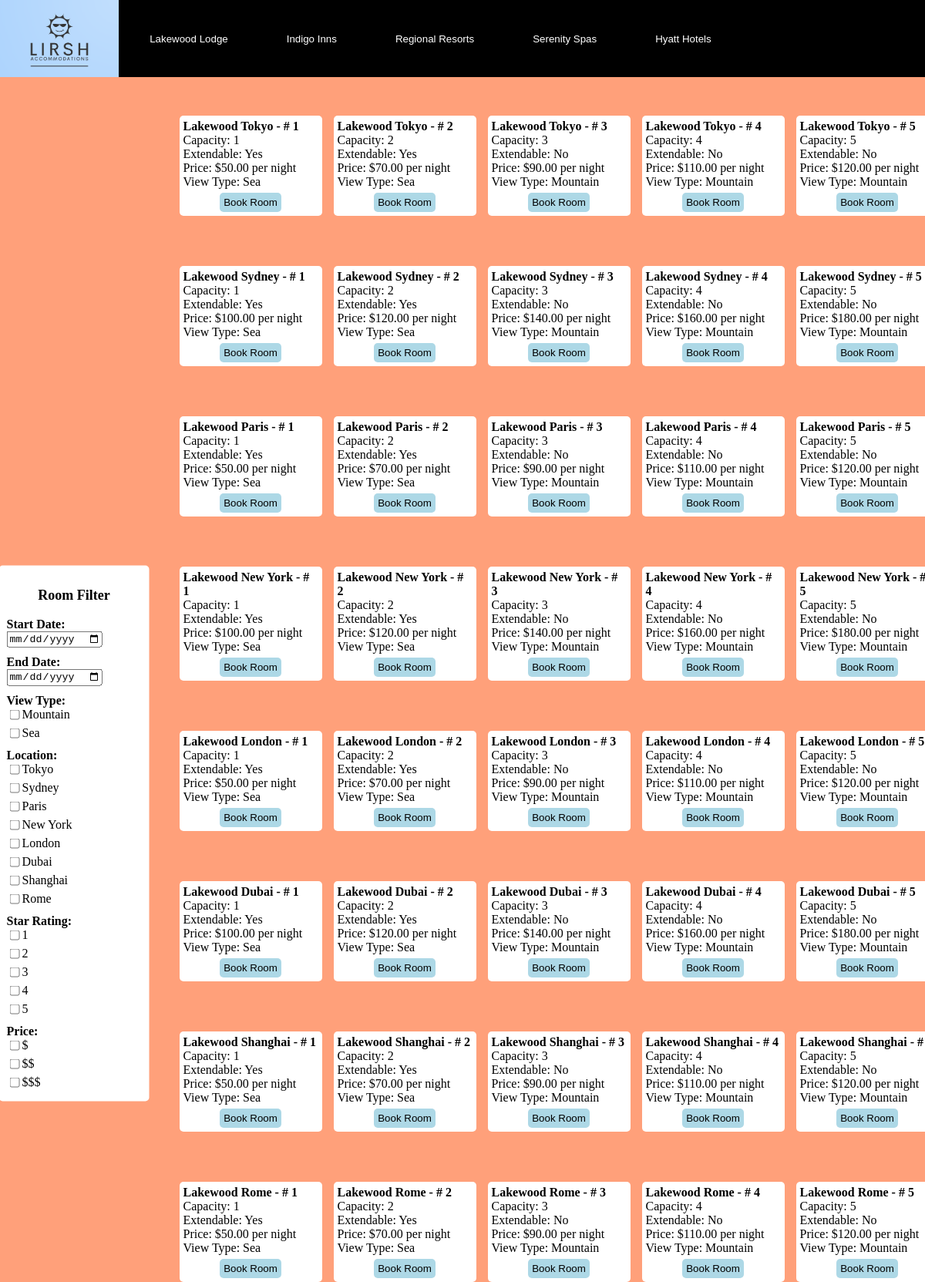
Page /lakewood.php on the committed database.
### tables this page shows
CREATE TABLE Room (
    room_number INT,
    capacity INT,
    view_type VARCHAR(255),
    price DECIMAL(10, 2),
    extendable BOOLEAN,
    hotel_name VARCHAR(255),
    room_status VARCHAR(255) DEFAULT 'available',
    INDEX hotel_name_index (hotel_name),
    FOREIGN KEY (hotel_name) REFERENCES Hotel(hotel_name)
);

### lakewood.php (the view, shortened to what this page needs)
<!DOCTYPE html>
<html>
<head>
</head>
<body>
  <div class="header">
    <button class="logo-button" onclick="use_header('index')">
      <img src="logo.png">
    </button>
    <button class="header-button" onclick="use_header('lakewood')">Lakewood Lodge</button>
    <button class="header-button" onclick="use_header('indigo')">Indigo Inns</button>
    <button class="header-button" onclick="use_header('regional')">Regional Resorts</button>
    <button class="header-button" onclick="use_header('serenity')">Serenity Spas</button>
    <button class="header-button" onclick="use_header('hyatt')">Hyatt Hotels</button>
  </div>
   <div class="filter-box">
        <p class="filter-label">Room Filter</p>
        <div class="filter-options">
          <label>Start Date:</label>
          <div class="date-item"><input type="date" id = "start-date" onchange = "apply_filter()"></div>
          <label>End Date:</label>
          <div class="date-item"><input type="date" id = "end-date" onchange = "apply_filter()"></div>
          <label>View Type:</label>
          <div class="checkbox-item"><input type="checkbox" id = "mountain-view" onchange = "apply_filter()">Mountain</div>
          <div class="checkbox-item"><input type="checkbox" id = "sea-view" onchange = "apply_filter()">Sea</div>
          <label>Location:</label>
          <div class="checkbox-item"><input type="checkbox" id = "tokyo" onchange = "apply_filter()">Tokyo</div>
          <div class="checkbox-item"><input type="checkbox" id = "sydney" onchange = "apply_filter()">Sydney</div>
          <div class="checkbox-item"><input type="checkbox" id = "paris" onchange = "apply_filter()">Paris</div>
          <div class="checkbox-item"><input type="checkbox" id = "ny" onchange = "apply_filter()">New York</div>
          <div class="checkbox-item"><input type="checkbox" id = "london" onchange = "apply_filter()">London</div>
          <div class="checkbox-item"><input type="checkbox" id = "dubai" onchange = "apply_filter()">Dubai</div>
          <div class="checkbox-item"><input type="checkbox" id = "shanghai" onchange = "apply_filter()">Shanghai</div>
          <div class="checkbox-item"><input type="checkbox" id = "rome" onchange = "apply_filter()">Rome</div>
          <label>Star Rating:</label>
          <div class="checkbox-item"><input type="checkbox" id = "one-star" onchange = "apply_filter()">1</div>
          <div class="checkbox-item"><input type="checkbox" id = "two-star" onchange = "apply_filter()">2</div>
          <div class="checkbox-item"><input type="checkbox" id = "three-star" onchange = "apply_filter()">3</div>
          <div class="checkbox-item"><input type="checkbox" id = "four-star" onchange = "apply_filter()">4</div>
          <div class="checkbox-item"><input type="checkbox" id = "five-star" onchange = "apply_filter()">5</div>
          <label>Price:</label>
          <div class="checkbox-item"><input type="checkbox" id = "low" onchange = "apply_filter()">$</div>
          <div class="checkbox-item"><input type="checkbox" id = "mid" onchange = "apply_filter()">$$</div>
          <div class="checkbox-item"><input type="checkbox" id = "high" onchange = "apply_filter()">$$$</div>
        </div>
      </div>
    <div class="room-list">
        <?php
        $conn = new mysqli("localhost", "u547136864_jameshepburn", "James@300191654", "u547136864_ehotels");
        $locations = array(
            "Tokyo" => "lakewood tokyo",
            "Sydney" => "lakewood sydney",
            "Paris" => "lakewood paris",
            "New York" => "lakewood new york",
            "London" => "lakewood london",
            "Dubai" => "lakewood dubai",
            "Shanghai" => "lakewood shanghai",
            "Rome" => "lakewood rome"
        );
        foreach ($locations as $location => $hotel_name) {
            $query = "SELECT r.*, h.number_of_stars AS category
                      FROM Room r
                      INNER JOIN Hotel h ON r.hotel_name = h.hotel_name
                      WHERE r.hotel_name = '$hotel_name'";
            $result = $conn->query($query);
            while ($row = $result->fetch_assoc()) {
                echo "<div class='room-item' data-view-type='" . $row["view_type"] . "' data-star-rating='" . $row["category"] . "' data-hotel-name='" . $row["hotel_name"] . "' data-cost='" . $row["price"] . "'>";
                echo "<strong>" . $row["hotel_name"] . " - # " . $row["room_number"] . "</strong>" . "<br>";
                echo "Capacity: " . $row["capacity"] . "<br>";
                echo "Extendable: " . ($row["extendable"] ? "Yes" : "No") . "<br>";
                echo "Price: $" . $row["price"] . " per night<br>";
                echo "View Type: " . $row["view_type"] . "<br>";
                echo "<button class='book-button' onclick=\"ToBooking('bookroom.php', '{$row["hotel_name"]}', '{$row["room_number"]}', '{$row["capacity"]}', '{$row["price"]}', '{$row["view_type"]}')\">Book Room</button>";
                echo "</div>";
            }
        }
        ?>
    </div>
</body>
</html>

### lakewood.php (style rules this page uses)
body { background-color: lightsalmon; margin: 0; padding: 0; text-align: center; }
.header { background-color: black; text-align: left; }
.logo-button { top: 0; left: 0; padding: 0; }
.header-button { margin: 0 30px; }
.header-button, .logo-button img, .logo-button { background-color: transparent; color: white; border: none; height: 100px; vertical-align: middle; cursor: pointer; }
.filter-box { background-color: #fff; width: 175px; height: 675px; padding: 10px; border-radius: 5px; box-shadow: 0 0 10px rgba (0, 0, 0, 0.2); position: absolute; top: 65%; left: 8%; transform: translate(-50%, -50%); text-align: left; }
.filter-label { font-weight: bolder; font-size: large; text-align: center; }
.checkbox-item, .date-item { display: flex; align-items: center; margin-bottom: 5px; }
label { font-weight: bold; margin-top: 10px; display: block; }
.room-list { display: grid; grid-template-columns: repeat(5, 1fr); gap: 15px; justify-content: center; margin-left: 250px; }
.room-item { text-align: left; display: inline-block; margin-top: 50px; background-color: white; padding: 5px; border-radius: 5px; width: 175px; }
.book-button { display: block; margin: 0 auto; background-color: lightblue; border: none; padding: 5px; margin-top: 5px; border-radius: 5px; cursor: pointer; }

### rows in the picture
room: hotel_name "Lakewood Tokyo", room_number "1", capacity "1", extendable "Yes", price "50.00", view_type "Sea"
room: hotel_name "Lakewood Tokyo", room_number "2", capacity "2", extendable "Yes", price "70.00", view_type "Sea"
room: hotel_name "Lakewood Tokyo", room_number "3", capacity "3", extendable "No", price "90.00", view_type "Mountain"
room: hotel_name "Lakewood Tokyo", room_number "4", capacity "4", extendable "No", price "110.00", view_type "Mountain"
room: hotel_name "Lakewood Tokyo", room_number "5", capacity "5", extendable "No", price "120.00", view_type "Mountain"
room: hotel_name "Lakewood Sydney", room_number "1", capacity "1", extendable "Yes", price "100.00", view_type "Sea"
room: hotel_name "Lakewood Sydney", room_number "2", capacity "2", extendable "Yes", price "120.00", view_type "Sea"
room: hotel_name "Lakewood Sydney", room_number "3", capacity "3", extendable "No", price "140.00", view_type "Mountain"
room: hotel_name "Lakewood Sydney", room_number "4", capacity "4", extendable "No", price "160.00", view_type "Mountain"
room: hotel_name "Lakewood Sydney", room_number "5", capacity "5", extendable "No", price "180.00", view_type "Mountain"
room: hotel_name "Lakewood Paris", room_number "1", capacity "1", extendable "Yes", price "50.00", view_type "Sea"
room: hotel_name "Lakewood Paris", room_number "2", capacity "2", extendable "Yes", price "70.00", view_type "Sea"
room: hotel_name "Lakewood Paris", room_number "3", capacity "3", extendable "No", price "90.00", view_type "Mountain"
room: hotel_name "Lakewood Paris", room_number "4", capacity "4", extendable "No", price "110.00", view_type "Mountain"
room: hotel_name "Lakewood Paris", room_number "5", capacity "5", extendable "No", price "120.00", view_type "Mountain"
room: hotel_name "Lakewood New York", room_number "1", capacity "1", extendable "Yes", price "100.00", view_type "Sea"
room: hotel_name "Lakewood New York", room_number "2", capacity "2", extendable "Yes", price "120.00", view_type "Sea"
room: hotel_name "Lakewood New York", room_number "3", capacity "3", extendable "No", price "140.00", view_type "Mountain"
room: hotel_name "Lakewood New York", room_number "4", capacity "4", extendable "No", price "160.00", view_type "Mountain"
room: hotel_name "Lakewood New York", room_number "5", capacity "5", extendable "No", price "180.00", view_type "Mountain"
room: hotel_name "Lakewood London", room_number "1", capacity "1", extendable "Yes", price "50.00", view_type "Sea"
room: hotel_name "Lakewood London", room_number "2", capacity "2", extendable "Yes", price "70.00", view_type "Sea"
room: hotel_name "Lakewood London", room_number "3", capacity "3", extendable "No", price "90.00", view_type "Mountain"
room: hotel_name "Lakewood London", room_number "4", capacity "4", extendable "No", price "110.00", view_type "Mountain"
room: hotel_name "Lakewood London", room_number "5", capacity "5", extendable "No", price "120.00", view_type "Mountain"
room: hotel_name "Lakewood Dubai", room_number "1", capacity "1", extendable "Yes", price "100.00", view_type "Sea"
room: hotel_name "Lakewood Dubai", room_number "2", capacity "2", extendable "Yes", price "120.00", view_type "Sea"
room: hotel_name "Lakewood Dubai", room_number "3", capacity "3", extendable "No", price "140.00", view_type "Mountain"
room: hotel_name "Lakewood Dubai", room_number "4", capacity "4", extendable "No", price "160.00", view_type "Mountain"
room: hotel_name "Lakewood Dubai", room_number "5", capacity "5", extendable "No", price "180.00", view_type "Mountain"
room: hotel_name "Lakewood Shanghai", room_number "1", capacity "1", extendable "Yes", price "50.00", view_type "Sea"
room: hotel_name "Lakewood Shanghai", room_number "2", capacity "2", extendable "Yes", price "70.00", view_type "Sea"
room: hotel_name "Lakewood Shanghai", room_number "3", capacity "3", extendable "No", price "90.00", view_type "Mountain"
room: hotel_name "Lakewood Shanghai", room_number "4", capacity "4", extendable "No", price "110.00", view_type "Mountain"
room: hotel_name "Lakewood Shanghai", capacity "5", extendable "No", price "120.00", view_type "Mountain"
room: hotel_name "Lakewood Rome", room_number "1", capacity "1", extendable "Yes", price "50.00", view_type "Sea"
room: hotel_name "Lakewood Rome", room_number "2", capacity "2", extendable "Yes", price "70.00", view_type "Sea"
room: hotel_name "Lakewood Rome", room_number "3", capacity "3", extendable "No", price "90.00", view_type "Mountain"
room: hotel_name "Lakewood Rome", room_number "4", capacity "4", extendable "No", price "110.00", view_type "Mountain"
room: hotel_name "Lakewood Rome", room_number "5", capacity "5", extendable "No", price "120.00", view_type "Mountain"
